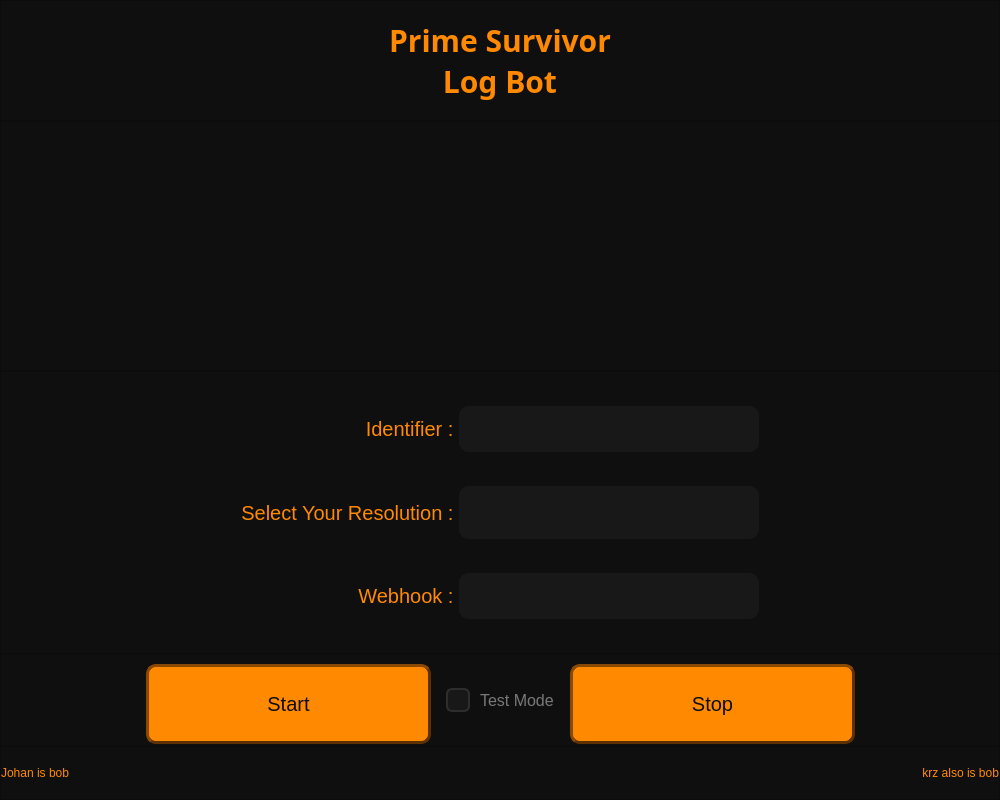
<?xml version="1.0" encoding="UTF-8"?>
<ui version="4.0">
 <class>MainWindow</class>
 <widget class="QMainWindow" name="MainWindow">
  <property name="geometry">
   <rect>
    <x>0</x>
    <y>0</y>
    <width>1000</width>
    <height>800</height>
   </rect>
  </property>
  <property name="windowTitle">
   <string>Ps - Log Bot</string>
  </property>
  <property name="windowIcon">
   <iconset>
    <normaloff>../../assets/logbot.ico</normaloff>../../assets/logbot.ico</iconset>
  </property>
  <property name="styleSheet">
   <string notr="true">background-color: rgb(255, 137, 1);</string>
  </property>
  <widget class="QWidget" name="centralwidget">
   <property name="styleSheet">
    <string notr="true">background-color: rgb(15, 15, 15);

</string>
   </property>
   <layout class="QVBoxLayout" name="verticalLayout">
    <property name="spacing">
     <number>0</number>
    </property>
    <property name="leftMargin">
     <number>0</number>
    </property>
    <property name="topMargin">
     <number>0</number>
    </property>
    <property name="rightMargin">
     <number>0</number>
    </property>
    <property name="bottomMargin">
     <number>0</number>
    </property>
    <item>
     <widget class="QFrame" name="blue_frame">
      <property name="maximumSize">
       <size>
        <width>16777215</width>
        <height>121</height>
       </size>
      </property>
      <property name="styleSheet">
       <string notr="true">/*background-color: rgb(0, 12, 255);</string>
      </property>
      <property name="frameShape">
       <enum>QFrame::StyledPanel</enum>
      </property>
      <property name="frameShadow">
       <enum>QFrame::Raised</enum>
      </property>
      <layout class="QHBoxLayout" name="horizontalLayout">
       <item>
        <widget class="QLabel" name="label">
         <property name="font">
          <font>
           <family>Arial Black</family>
           <pointsize>-1</pointsize>
           <weight>50</weight>
           <bold>false</bold>
          </font>
         </property>
         <property name="styleSheet">
          <string notr="true">QLabel {
    color: rgb(255, 137, 1);
    font-size: 30px;
    font-family: &quot;Arial Black&quot;;
    background: transparent;
}</string>
         </property>
         <property name="text">
          <string>&lt;html&gt;&lt;head/&gt;&lt;body&gt;&lt;p align=&quot;center&quot;&gt;&lt;span style=&quot; font-weight:600;&quot;&gt;Prime Survivor&lt;br/&gt;Log Bot&lt;/span&gt;&lt;/p&gt;&lt;/body&gt;&lt;/html&gt;</string>
         </property>
         <property name="alignment">
          <set>Qt::AlignCenter</set>
         </property>
        </widget>
       </item>
      </layout>
     </widget>
    </item>
    <item>
     <widget class="QFrame" name="imagemlogo">
      <property name="maximumSize">
       <size>
        <width>16777215</width>
        <height>250</height>
       </size>
      </property>
      <property name="styleSheet">
       <string notr="true"/>
      </property>
      <property name="frameShape">
       <enum>QFrame::StyledPanel</enum>
      </property>
      <property name="frameShadow">
       <enum>QFrame::Raised</enum>
      </property>
      <layout class="QHBoxLayout" name="horizontalLayout_2">
       <item>
        <widget class="QLabel" name="label_2">
         <property name="minimumSize">
          <size>
           <width>0</width>
           <height>0</height>
          </size>
         </property>
         <property name="maximumSize">
          <size>
           <width>200</width>
           <height>200</height>
          </size>
         </property>
         <property name="autoFillBackground">
          <bool>false</bool>
         </property>
         <property name="styleSheet">
          <string notr="true"/>
         </property>
         <property name="text">
          <string/>
         </property>
         <property name="pixmap">
          <pixmap>../../assets/log_bot_logo.png</pixmap>
         </property>
         <property name="scaledContents">
          <bool>true</bool>
         </property>
         <property name="alignment">
          <set>Qt::AlignCenter</set>
         </property>
         <property name="wordWrap">
          <bool>false</bool>
         </property>
         <property name="margin">
          <number>0</number>
         </property>
         <property name="indent">
          <number>-1</number>
         </property>
        </widget>
       </item>
      </layout>
     </widget>
    </item>
    <item>
     <widget class="QFrame" name="green_frame">
      <property name="minimumSize">
       <size>
        <width>0</width>
        <height>130</height>
       </size>
      </property>
      <property name="maximumSize">
       <size>
        <width>16777215</width>
        <height>300</height>
       </size>
      </property>
      <property name="styleSheet">
       <string notr="true">/*background-color: rgb(0, 255, 42);</string>
      </property>
      <property name="frameShape">
       <enum>QFrame::StyledPanel</enum>
      </property>
      <property name="frameShadow">
       <enum>QFrame::Raised</enum>
      </property>
      <layout class="QGridLayout" name="gridLayout">
       <property name="leftMargin">
        <number>0</number>
       </property>
       <property name="topMargin">
        <number>0</number>
       </property>
       <property name="rightMargin">
        <number>0</number>
       </property>
       <property name="bottomMargin">
        <number>0</number>
       </property>
       <property name="spacing">
        <number>0</number>
       </property>
       <item row="1" column="0">
        <spacer name="horizontalSpacer">
         <property name="orientation">
          <enum>Qt::Horizontal</enum>
         </property>
         <property name="sizeHint" stdset="0">
          <size>
           <width>40</width>
           <height>20</height>
          </size>
         </property>
        </spacer>
       </item>
       <item row="1" column="1">
        <widget class="QLabel" name="label_3">
         <property name="maximumSize">
          <size>
           <width>300</width>
           <height>16777215</height>
          </size>
         </property>
         <property name="styleSheet">
          <string notr="true">QLabel {
    color: rgb(255, 137, 1);
    font-size: 20px;
    font-family: &quot;Arial Black&quot;;
    background: transparent;
}</string>
         </property>
         <property name="text">
          <string>Select Your Resolution : </string>
         </property>
         <property name="alignment">
          <set>Qt::AlignRight|Qt::AlignTrailing|Qt::AlignVCenter</set>
         </property>
        </widget>
       </item>
       <item row="2" column="1">
        <widget class="QLabel" name="label_4">
         <property name="styleSheet">
          <string notr="true">QLabel {
    color: rgb(255, 137, 1);
    font-size: 20px;
    font-family: &quot;Arial Black&quot;;
    background: transparent;
}</string>
         </property>
         <property name="text">
          <string>Webhook : </string>
         </property>
         <property name="alignment">
          <set>Qt::AlignRight|Qt::AlignTrailing|Qt::AlignVCenter</set>
         </property>
        </widget>
       </item>
       <item row="1" column="3">
        <spacer name="horizontalSpacer_2">
         <property name="orientation">
          <enum>Qt::Horizontal</enum>
         </property>
         <property name="sizeHint" stdset="0">
          <size>
           <width>40</width>
           <height>20</height>
          </size>
         </property>
        </spacer>
       </item>
       <item row="2" column="2">
        <widget class="QLineEdit" name="LineEdit_webhook">
         <property name="maximumSize">
          <size>
           <width>500</width>
           <height>16777215</height>
          </size>
         </property>
         <property name="styleSheet">
          <string notr="true">QLineEdit {
border: 0px solid rgb(45, 45, 45);
border-radius: 10px;
padding: 15px;
background-color: rgb(24, 24, 24);
color: rgb(80, 80, 80);
	font: 87 12pt &quot;Arial Black&quot;;
}

QLineEdit:hover {
border: 2px solid rgb(27, 27, 27);
}

QLineEdit:focus {
border: 2px solid rgb(255, 137, 1);
color: rgb(255, 255, 255)
}

</string>
         </property>
        </widget>
       </item>
       <item row="1" column="2">
        <widget class="QComboBox" name="Combo_Resolution">
         <property name="minimumSize">
          <size>
           <width>300</width>
           <height>0</height>
          </size>
         </property>
         <property name="maximumSize">
          <size>
           <width>500</width>
           <height>16777215</height>
          </size>
         </property>
         <property name="styleSheet">
          <string notr="true">QComboBox {
    border: 0px solid rgb(45, 45, 45);
    border-radius: 10px;
    padding: 15px;
    background-color: rgb(24, 24, 24);
    color: rgb(80, 80, 80);
    font-size: 18px;
    font-weight: 500;
}

QComboBox:hover {
    border: 2px solid rgb(27, 27, 27);
}

QComboBox:focus {
    border: 2px solid rgb(255, 137, 1);
    color: rgb(255, 255, 255);
}

QComboBox::drop-down {
    border: none;
    width: 30px;
}

QComboBox::down-arrow {
    width: 14px;
    height: 14px;
}

QComboBox QAbstractItemView {
    border: 2px solid rgb(27, 27, 27);
    background-color: rgb(24, 24, 24);
    selection-background-color: rgb(255, 137, 1);
    selection-color: rgb(255, 255, 255);
    color: rgb(220, 220, 220);
    font-size: 15px;
}</string>
         </property>
        </widget>
       </item>
       <item row="0" column="1">
        <widget class="QLabel" name="label_7">
         <property name="styleSheet">
          <string notr="true">QLabel {
    color: rgb(255, 137, 1);
    font-size: 20px;
    font-family: &quot;Arial Black&quot;;
    background: transparent;
}</string>
         </property>
         <property name="text">
          <string>Identifier : </string>
         </property>
         <property name="alignment">
          <set>Qt::AlignRight|Qt::AlignTrailing|Qt::AlignVCenter</set>
         </property>
        </widget>
       </item>
       <item row="0" column="2">
        <widget class="QLineEdit" name="LineEdit_identifier">
         <property name="maximumSize">
          <size>
           <width>500</width>
           <height>16777215</height>
          </size>
         </property>
         <property name="styleSheet">
          <string notr="true">QLineEdit {
border: 0px solid rgb(45, 45, 45);
border-radius: 10px;
padding: 15px;
background-color: rgb(24, 24, 24);
color: rgb(80, 80, 80);
	font: 87 12pt &quot;Arial Black&quot;;
}

QLineEdit:hover {
border: 2px solid rgb(27, 27, 27);
}

QLineEdit:focus {
border: 2px solid rgb(255, 137, 1);
color: rgb(255, 255, 255)
}

</string>
         </property>
        </widget>
       </item>
      </layout>
     </widget>
    </item>
    <item>
     <widget class="QFrame" name="red">
      <property name="minimumSize">
       <size>
        <width>0</width>
        <height>0</height>
       </size>
      </property>
      <property name="maximumSize">
       <size>
        <width>16777215</width>
        <height>92</height>
       </size>
      </property>
      <property name="styleSheet">
       <string notr="true">/*background-color: rgb(255, 0, 4);</string>
      </property>
      <property name="frameShape">
       <enum>QFrame::StyledPanel</enum>
      </property>
      <property name="frameShadow">
       <enum>QFrame::Raised</enum>
      </property>
      <layout class="QHBoxLayout" name="horizontalLayout_5">
       <property name="spacing">
        <number>15</number>
       </property>
       <item>
        <spacer name="horizontalSpacer_3">
         <property name="orientation">
          <enum>Qt::Horizontal</enum>
         </property>
         <property name="sizeHint" stdset="0">
          <size>
           <width>40</width>
           <height>20</height>
          </size>
         </property>
        </spacer>
       </item>
       <item>
        <widget class="QPushButton" name="btn_start">
         <property name="minimumSize">
          <size>
           <width>285</width>
           <height>80</height>
          </size>
         </property>
         <property name="maximumSize">
          <size>
           <width>300</width>
           <height>80</height>
          </size>
         </property>
         <property name="styleSheet">
          <string notr="true">QPushButton{
background-color: rgb(255, 137, 1);
border: 3px outset rgb(93, 49, 0);
border-radius: 10px;
color: rgb(15, 15, 15);
font-size: 20px;
font-family: &quot;Arial Black&quot;;
}


QPushButton:hover{
color: rgb(255, 17, 0);
background-color: rgb(215, 97, 0);
}

QPushButton:pressed{
border: 3px inset rgb(93, 49, 0);
color: rgb(15, 15, 15);
background-color: rgb(255, 17, 0);
}

QPushButton:disabled {
background-color: #cccccc; /* Cinza */
border: 2px solid #999999;
color: #666666; /* Texto cinza escuro */
}
</string>
         </property>
         <property name="text">
          <string>Start</string>
         </property>
        </widget>
       </item>
       <item>
        <widget class="QCheckBox" name="check_test">
         <property name="maximumSize">
          <size>
           <width>114</width>
           <height>16777215</height>
          </size>
         </property>
         <property name="toolTip">
          <string>Activate test mode.
When activated, the bot will send events even without actual validation.</string>
         </property>
         <property name="styleSheet">
          <string notr="true">QCheckBox {
    color: rgb(120, 120, 120);
    font-size: 16px;
    font-family: &quot;Arial&quot;;
    spacing: 10px;
}

QCheckBox::indicator {
    width: 20px;
    height: 20px;
    border-radius: 6px;
    background-color: rgb(24, 24, 24);
    border: 2px solid rgb(45, 45, 45);
}

QCheckBox::indicator:hover {
    border: 2px solid rgb(255, 137, 1);
}

QCheckBox::indicator:checked {
    background-color: rgb(255, 137, 1);
    border: 2px solid rgb(255, 137, 1);
}

QCheckBox::indicator:checked:hover {
    background-color: rgb(255, 160, 40);
    border: 2px solid rgb(255, 160, 40);
}

QCheckBox:checked {
    color: rgb(255, 255, 255);
}</string>
         </property>
         <property name="text">
          <string>Test Mode</string>
         </property>
        </widget>
       </item>
       <item>
        <widget class="QPushButton" name="btn_stop">
         <property name="minimumSize">
          <size>
           <width>285</width>
           <height>80</height>
          </size>
         </property>
         <property name="maximumSize">
          <size>
           <width>300</width>
           <height>80</height>
          </size>
         </property>
         <property name="styleSheet">
          <string notr="true">QPushButton{
background-color: rgb(255, 137, 1);
border: 3px outset rgb(93, 49, 0);
border-radius: 10px;
color: rgb(15, 15, 15);
font-size: 20px;
font-family: &quot;Arial Black&quot;;
}


QPushButton:hover{
color: rgb(255, 17, 0);
background-color: rgb(215, 97, 0);
}

QPushButton:pressed{
border: 3px inset rgb(93, 49, 0);
color: rgb(15, 15, 15);
background-color: rgb(255, 17, 0);
}

QPushButton:disabled {
background-color: #cccccc; /* Cinza */
border: 2px solid #999999;
color: #666666; /* Texto cinza escuro */
}
</string>
         </property>
         <property name="text">
          <string>Stop</string>
         </property>
         <property name="checkable">
          <bool>false</bool>
         </property>
         <property name="checked">
          <bool>false</bool>
         </property>
        </widget>
       </item>
       <item>
        <spacer name="horizontalSpacer_4">
         <property name="orientation">
          <enum>Qt::Horizontal</enum>
         </property>
         <property name="sizeHint" stdset="0">
          <size>
           <width>40</width>
           <height>20</height>
          </size>
         </property>
        </spacer>
       </item>
      </layout>
     </widget>
    </item>
    <item>
     <widget class="QFrame" name="yellow_frame">
      <property name="maximumSize">
       <size>
        <width>16777215</width>
        <height>54</height>
       </size>
      </property>
      <property name="styleSheet">
       <string notr="true">/*background-color: rgb(251, 255, 0);</string>
      </property>
      <property name="frameShape">
       <enum>QFrame::StyledPanel</enum>
      </property>
      <property name="frameShadow">
       <enum>QFrame::Raised</enum>
      </property>
      <layout class="QHBoxLayout" name="horizontalLayout_4">
       <property name="spacing">
        <number>0</number>
       </property>
       <property name="leftMargin">
        <number>0</number>
       </property>
       <property name="topMargin">
        <number>0</number>
       </property>
       <property name="rightMargin">
        <number>0</number>
       </property>
       <property name="bottomMargin">
        <number>0</number>
       </property>
       <item>
        <widget class="QLabel" name="label_5">
         <property name="styleSheet">
          <string notr="true">    color: rgb(255, 137, 1);</string>
         </property>
         <property name="text">
          <string>Johan is bob</string>
         </property>
        </widget>
       </item>
       <item>
        <widget class="QLabel" name="small_logo_label">
         <property name="minimumSize">
          <size>
           <width>50</width>
           <height>50</height>
          </size>
         </property>
         <property name="maximumSize">
          <size>
           <width>50</width>
           <height>50</height>
          </size>
         </property>
         <property name="text">
          <string/>
         </property>
         <property name="pixmap">
          <pixmap>../../assets/ps_small_logo.png</pixmap>
         </property>
         <property name="scaledContents">
          <bool>true</bool>
         </property>
        </widget>
       </item>
       <item>
        <widget class="QLabel" name="label_6">
         <property name="styleSheet">
          <string notr="true">    color: rgb(255, 137, 1);</string>
         </property>
         <property name="text">
          <string>krz also is bob</string>
         </property>
         <property name="alignment">
          <set>Qt::AlignRight|Qt::AlignTrailing|Qt::AlignVCenter</set>
         </property>
        </widget>
       </item>
      </layout>
     </widget>
    </item>
   </layout>
  </widget>
 </widget>
 <resources/>
 <connections/>
</ui>
